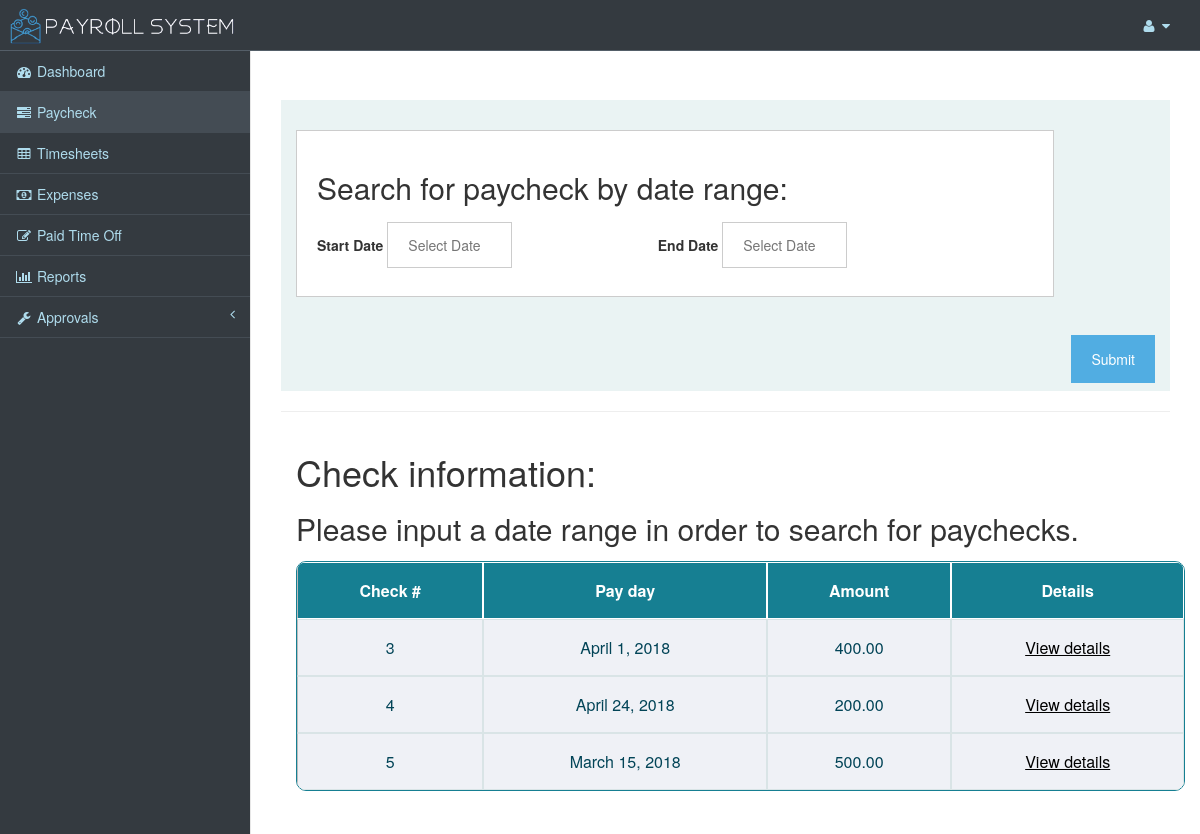
The page /paycheck/ (signed in) on the database its author committed.
### payrollapp/models.py (models this page shows, shortened)
class PaycheckInformation(models.Model):
    paycheck_id = models.AutoField(primary_key=True)
    user_id = models.ForeignKey(User, on_delete=models.CASCADE)
    payday = models.DateField(default=now)
    amount = models.DecimalField(decimal_places=2, max_digits=16)
    witholdings = models.DecimalField(decimal_places=2, max_digits=16)

### payrollapp/views.py (the view)
# urls.py: url(r'paycheck/$', views.view_paycheck_information, name='paycheck'),
def view_paycheck_information(request):
    error_message = None
    if request.method == "GET" and request.user.is_authenticated:
        layout = get_layout_based_on_user_group(request.user)
        start_date = request.GET.get("start-date")
        end_date = request.GET.get("end-date")
        username = request.user
        if start_date is not None and start_date is not "" and end_date is not None and end_date is not "":
            start_date = datetime.datetime.strptime(start_date, '%m/%d/%Y').date()
            end_date = datetime.datetime.strptime(end_date, '%m/%d/%Y').date()
            results = PaycheckInformation.search_by_time_period(start_date, end_date, username)
            if len(results) == 0:
                error_message = "Sorry, no paychecks could be found within the specified time period."
        else:
            error_message = "Please input a date range in order to search for paychecks."
            results = PaycheckInformation.objects.filter(user_id__username__exact=username)
        state_tax_rate = 0.15
        city_tax_rate = 0.05
        federal_tax_rate = 0.10
        state_taxes = list()
        city_taxes = list()
        net_pay = list()
        federal_taxes = list()
        total_taxes = list()
        for result in results:
            amount = float(result.amount)
            state_tax = round(amount * state_tax_rate, 2)
            state_taxes.append("%.2f" % state_tax)
            city_tax = round(amount * city_tax_rate, 2)
            city_taxes.append("%.2f" % city_tax)
            federal_tax = round(amount * federal_tax_rate, 2)
            federal_taxes.append("%.2f" % federal_tax)
            total_tax = round((state_tax_rate + city_tax_rate + federal_tax_rate) * amount, 2)
            total_taxes.append("%.2f" % total_tax)
            net_pay.append("%.2f" % (round(amount - total_tax, 2)))
        zipped_data = zip(results, state_taxes, city_taxes, federal_taxes, total_taxes, net_pay)
        context = {
            'layout': layout,
            'results': results,
            'error_message': error_message,
            'tax_information': zipped_data,
            'start_date': start_date,
            'end_date': end_date
        }
    else:
        return redirect(login_user)
    return render(request, 'paycheck.html', context)

### payrollapp/context_processors.py (called while the page is built)
def user_meta_data_processor(request):
    user_meta_data = None
    if request.user.is_authenticated:
        username = request.user
        user_meta_data = UserMetaData.objects.get(user_id__username__exact=username)
    return {'user_meta_data': user_meta_data}

### payrollapp/views.py (called while the page is built)
def get_layout_based_on_user_group(user):
    if user.groups.filter(name="HumanResources").exists():
        return "layout-hr.html"
    elif user.groups.filter(name="Manager").exists():
        return "layout-manager.html"
    else:
        return "layout-employee.html"

### payrollapp/templates/paycheck.html (shortened to what this page needs)
{% extends layout %}
{% block stylesblock %}
<link rel='stylesheet prefetch' href='https://s3-us-west-2.amazonaws.com/s.cdpn.io/176621/mk-datepicker.css'>
<link rel="stylesheet" href="https://cdnjs.cloudflare.com/ajax/libs/normalize/5.0.0/normalize.min.css">
{% load static %}
<link href="{% static 'css/paycheck.css' %}" rel="stylesheet">
<link href="{% static 'css/mk-ui.css' %}" rel="stylesheet">
{% endblock %}
{% block page-wrapper %}
<div id="page-wrapper" style="min-height:100%; padding-top:100px">
    <div class="container-fluid">
        <div class="row">
            <div class="container-fluid" style="background-color:#EAF3F3; ">
                <form method="get" action="">
                    <ol class="list-theme row">
                        <li class="col-sm-10">
                            <h2 class="http-equivheme">Search for paycheck by date range:</h2>
                            <div class="row">
                                <div class="col-sm-5">
                                    <fieldset class="mk-datepicker-container">
                                        <label for="start-date">Start Date</label>
                                        <input type="text" id="start-date" name="start-date"
                                               placeholder="Select Date" class="mk-datepicker-trigger"
                                               data-max="#end-date"/>
                                    </fieldset>
                                </div>
                                <div class="col-sm-5">
                                    <fieldset class="mk-datepicker-container">
                                        <label for="end-date">End Date</label>
                                        <input type="text" id="end-date" name="end-date" placeholder="Select Date"
                                               class="mk-datepicker-trigger" data-min="#start-date"/>
                                    </fieldset>
                                </div>
                            </div>
                        </li>
                    </ol>
                    <button type="submit" style="color:white; text-decoration:none">Submit</button>
                </form>
            </div>
            <hr>
            <div class="col-lg-12">
                {% if start_date %}
                <h1> Check information: {{ start_date }} - {{ end_date }} </h1>
                {% else %}
                <h1>Check information: </h1>
                {% endif %}
                {% if error_message %}
                <h2> {{ error_message }} </h2>
                {% endif %}
                <table class="responstable">
                    <tr>
                        <th>Check #</th>
                        <th>Pay day</th>
                        <th>Amount</th>
                        <th>Details</th>
                    </tr>
                    {% for paycheck in results %}
                    <tr>
                        <td>{{ paycheck.paycheck_id }}</td>
                        <td>{{ paycheck.payday }}</td>
                        <td>{{ paycheck.amount }}</td>
                        <td><a style="color: rgb(0,0,0);" href="#" data-toggle="modal"
                               data-target="#{{ paycheck.paycheck_id }}"><u>View
                            details</u>
                        </a>
                        </td>
                        {% endfor %}
                    </tr>
                </table>
            </div>
            {% endblock %}
            {% block scriptsblock %}
            {% load static %}
            {% endblock %}

### payrollapp/static/css/sb-admin-2.css (style rules this page uses)
body { background-color: #f8f8f8; }
#page-wrapper { padding: 0 15px; min-height: 100%; background-color: white; }
@media (min-width: 768px) { #page-wrapper { position: inherit; margin: 0 0 0 250px; padding: 0 30px; border-left: 1px solid #e7e7e7; } }

### payrollapp/static/css/paycheck.css (style rules this page uses)
button { background-color: #51ade2; color: white; padding: 14px 20px; margin: 8px 0; border: none; cursor: pointer; font-size: 14px; float: right; }
.responstable { margin: 1em 0; width: 100%; overflow: hidden; background: #FFF; color: #024457; border-radius: 10px; border: 1px solid #167F92; }
.responstable tr { border: 1px solid #D9E4E6; }
.responstable tr:nth-child(odd) { background-color: #EAF3F3; }
.responstable th { display: none; border: 1px solid #FFF; background-color: #167F92; color: #FFF; padding: 1em; }
.responstable th:first-child { display: table-cell; text-align: center; }
.responstable th:nth-child(2) { display: table-cell; }
.responstable th:nth-child(2):after { content: attr(data-th); }
@media (min-width: 480px) { .responstable th:nth-child(2):after { display: none; } }
.responstable td { display: block; word-wrap: break-word; max-width: 7em; }
.responstable td:first-child { display: table-cell; text-align: center; border-right: 1px solid #D9E4E6; }
@media (min-width: 480px) { .responstable td { border: 1px solid #D9E4E6; } }
.responstable th, .responstable td { text-align: center; margin: .5em 1em; }
@media (min-width: 480px) { .responstable th, .responstable td { display: table-cell; padding: 1em; } }
table { border-collapse: separate; border-spacing: 0; }
table tr th, table tr td { border-right: 1px solid #bbb; border-bottom: 1px solid #bbb; box-shadow: 2px 2px 1px #e5dfcc; }
table tr th:first-child, table tr td:first-child { border-left: 1px solid #bbb; }
table tr th { border-top: 1px solid #bbb; }
table tr:first-child th:first-child { border-top-left-radius: 6px; }
table tr:first-child th:last-child { border-top-right-radius: 6px; }
table tr:last-child td:first-child { border-bottom-left-radius: 6px; }
table tr:last-child td:last-child { border-bottom-right-radius: 6px; }
table th, td { padding: 8px 20px; }
table th { background: #E5E6EB; color: #111; }
table td { background: #EFF1F6; }

### payrollapp/static/css/mk-ui.css (style rules this page uses)
.list-theme { margin: 0; padding: 0; list-style-type: none; }
.list-theme > li { background: #ffffff; border: 1px solid #cccccc; margin: 30px 0; position: relative; padding: 20px; }
.list-theme > li:before { background-color: #fcf8e3; border: 1px solid #f95a5a; border-radius: 80%; color: blue; font-size: 26px; font-weight: bold; margin-right: 5px; padding: 2px 14px; position: absolute; left: -20px; top: -20px; }

### rows shown on the page
PaycheckInformation: paycheck_id "3", payday "April 1, 2018", amount "400.00"
PaycheckInformation: paycheck_id "4", payday "April 24, 2018", amount "200.00"
PaycheckInformation: paycheck_id "5", payday "March 15, 2018", amount "500.00"

### other values the page prints
{{ error_message }} "Please input a date range in order to search for paychecks."
